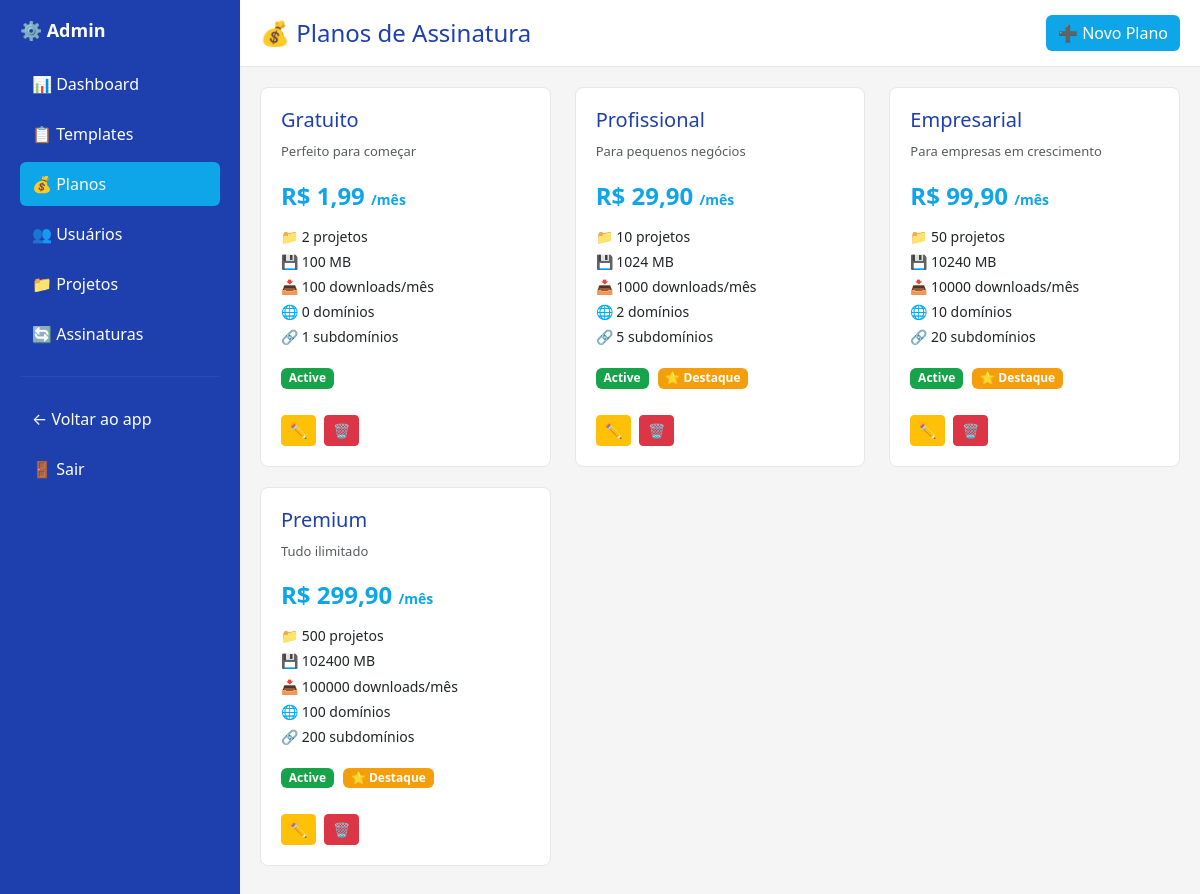
The app's page /plans (signed in) with its own data.
### tables this page shows
CREATE TABLE plans (
                id INTEGER PRIMARY KEY AUTOINCREMENT,
                name TEXT UNIQUE NOT NULL,
                description TEXT,
                price REAL NOT NULL DEFAULT 0,
                max_projects INTEGER NOT NULL DEFAULT 5,
                max_storage_mb INTEGER NOT NULL DEFAULT 100,
                max_downloads INTEGER NOT NULL DEFAULT 1000,
                max_domains INTEGER NOT NULL DEFAULT 1,
                max_subdomains INTEGER NOT NULL DEFAULT 3,
                max_domains_per_project INTEGER,
                is_featured INTEGER DEFAULT 0,
                is_visible INTEGER DEFAULT 1,
                display_order INTEGER DEFAULT 0,
                status TEXT DEFAULT 'active' CHECK(status IN ('active', 'inactive', 'deprecated')),
                created_at DATETIME DEFAULT CURRENT_TIMESTAMP,
                updated_at DATETIME DEFAULT CURRENT_TIMESTAMP,
                deleted_at DATETIME
            , can_access_premium TINYINT(1) NOT NULL DEFAULT 0);

### app/Controllers/AdminController.php (called while the page is built, shortened)
<?php
class AdminController
{
    private $pdo;
    public function __construct()
    {
        $this->pdo = require __DIR__ . '/../../config/database.php';
    }
    public function plans()
    {
        $plans = $this->pdo->query("
            SELECT * FROM plans ORDER BY price ASC
        ")->fetchAll(\PDO::FETCH_ASSOC);
        include __DIR__ . '/../Views/admin/plans.php';
    }
}

### public/index.php (called while the page is built, shortened)
<?php
require_once __DIR__ . '/../config/routes.php';

### config/database.php (called while the page is built, shortened)
<?php
$dbFile = __DIR__ . '/../database/app.db';
try {
    $pdo = new \PDO('sqlite:' . $dbFile);
    $pdo->setAttribute(\PDO::ATTR_ERRMODE, \PDO::ERRMODE_EXCEPTION);
    $pdo->exec('PRAGMA foreign_keys = ON');
    return $pdo;
} catch (\PDOException $e) {
    die('Erro ao conectar ao banco SQLite: ' . $e->getMessage());
}

### app/Views/admin/plans.php (the view, shortened to what this page needs)
<!DOCTYPE html>
<html lang="pt-BR">
<head>
    <link href="https://cdn.jsdelivr.net/npm/bootstrap@5.3.2/dist/css/bootstrap.min.css" rel="stylesheet">
</head>
<body>
<div class="sidebar">
    <h4>⚙️ Admin</h4>
    <a href="/admin">📊 Dashboard</a>
    <a href="/admin/templates">📋 Templates</a>
    <a href="/admin/plans" class="active">💰 Planos</a>
    <a href="/admin/users">👥 Usuários</a>
    <a href="/admin/projects">📁 Projetos</a>
    <a href="/admin/subscriptions">🔄 Assinaturas</a>
    <hr style="border-color: rgba(255,255,255,0.2); margin: 20px 0;">
    <a href="/projects">← Voltar ao app</a>
    <a href="/logout">🚪 Sair</a>
</div>
<div class="main-content">
    <div class="topbar">
        <h2>💰 Planos de Assinatura</h2>
        <button class="btn btn-primary" onclick="openPlanModal()">➕ Novo Plano</button>
    </div>
    <div class="content-area">
        <div class="row">
            <?php foreach ($plans as $plan): ?>
                <div class="col-md-4">
                    <div class="plan-card">
                        <h5><?= htmlspecialchars($plan['name']) ?></h5>
                        <p class="text-muted" style="font-size: 13px;">
                            <?= htmlspecialchars($plan['description'] ?? '') ?></p>
                        <div class="plan-price">
                            R$ <?= number_format($plan['price'], 2, ',', '.') ?>
                            <?php if ($plan['price'] > 0): ?><span style="font-size: 14px;">/mês</span><?php endif; ?>
                        </div>
                        <div class="plan-features">
                            <div>📁 <?= $plan['max_projects'] ?> projetos</div>
                            <div>💾 <?= $plan['max_storage_mb'] ?> MB</div>
                            <div>📥 <?= $plan['max_downloads'] ?? 0 ?> downloads/mês</div>
                            <div>🌐 <?= $plan['max_domains'] ?? 0 ?> domínios</div>
                            <div>🔗 <?= $plan['max_subdomains'] ?? 0 ?> subdomínios</div>
                        </div>
                        <span class="badge"
                              style="background: <?= $plan['status'] === 'active' ? '#16a34a' : '#dc2626' ?>; margin-bottom: 10px;">
                            <?= ucfirst($plan['status']) ?>
                        </span>
                        <?php if ($plan['is_featured']): ?>
                            <span class="badge" style="background: #f59e0b; margin-left: 5px;">⭐ Destaque</span>
                        <?php endif; ?>
                        <div class="mt-3" style="display: flex; gap: 8px;">
                            <button class="btn btn-sm btn-warning" onclick="editPlan(<?= $plan['id'] ?>)">✏️</button>
                            <button class="btn btn-sm btn-danger" onclick="deletePlan(<?= $plan['id'] ?>)">🗑️</button>
                        </div>
                    </div>
                </div>
            <?php endforeach; ?>
        </div>
    </div>
</div>
</body>
</html>

### app/Views/admin/plans.php (style rules this page uses)
body { display: flex; height: 100vh; background: #f5f5f5; }
.sidebar { width: 240px; background: #1e40af; color: white; padding: 20px; overflow-y: auto; position: fixed; height: 100vh; left: 0; top: 0; }
.sidebar h4 { margin-bottom: 20px; font-size: 18px; font-weight: 700; }
.sidebar a { display: block; color: white; text-decoration: none; padding: 10px 12px; border-radius: 6px; margin-bottom: 6px; transition: background 0.3s; }
.sidebar a:hover, .sidebar a.active { background: #0ea5e9; }
.main-content { margin-left: 240px; flex: 1; display: flex; flex-direction: column; }
.topbar { background: white; padding: 15px 20px; border-bottom: 1px solid #e5e7eb; display: flex; justify-content: space-between; align-items: center; }
.topbar h2 { margin: 0; font-size: 24px; color: #1e40af; }
.content-area { flex: 1; overflow-y: auto; padding: 20px; }
.btn-primary { background: #0ea5e9; border: none; }
.plan-card { background: white; border: 1px solid #e5e7eb; border-radius: 8px; padding: 20px; margin-bottom: 20px; }
.plan-card h5 { color: #1e40af; margin-bottom: 10px; }
.plan-price { font-size: 24px; font-weight: 700; color: #0ea5e9; margin-bottom: 10px; }
.plan-features { font-size: 14px; margin-bottom: 15px; line-height: 1.8; }

### records on screen
plans: name "Gratuito", description "Perfeito para começar", price "1,99", shows "/mês", max_projects "2", max_storage_mb "100", max_downloads "100", max_domains "0", max_subdomains "1", status "Active"
plans: name "Profissional", description "Para pequenos negócios", price "29,90", shows "/mês", max_projects "10", max_storage_mb "1024", max_downloads "1000", max_domains "2", max_subdomains "5", status "Active", is_featured "⭐ Destaque"
plans: name "Empresarial", description "Para empresas em crescimento", price "99,90", shows "/mês", max_projects "50", max_storage_mb "10240", max_downloads "10000", max_domains "10", max_subdomains "20", status "Active", is_featured "⭐ Destaque"
plans: name "Premium", description "Tudo ilimitado", price "299,90", shows "/mês", max_projects "500", max_storage_mb "102400", max_downloads "100000", max_domains "100", max_subdomains "200", status "Active", is_featured "⭐ Destaque"
